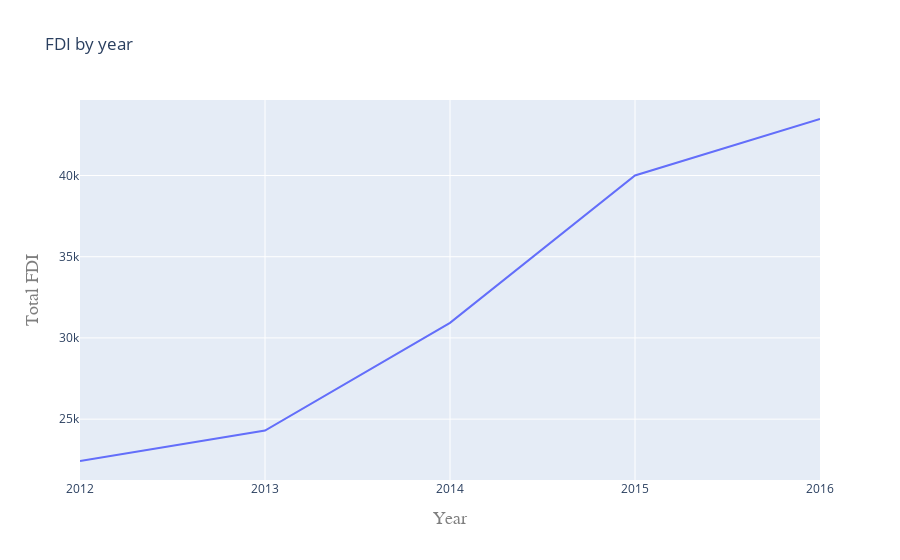

Notebook code for this chart:
### Code cell
import plotly.graph_objects as go
from plotly.offline import iplot

trace = go.Scatter(
    x= yearly_fdi.index[-5:],
    y=yearly_fdi.values[-5:],
    mode = 'lines',
    name = 'FDI'
)

layout = go.Layout(
    title='FDI by year',
    xaxis=dict(
        title='Year',
        titlefont=dict(
            family='Courier New, monospace',
            size=18,
            color='#7f7f7f'
        )
    ),
    yaxis=dict(
        title='Total FDI',
        titlefont=dict(
            family='Courier New, monospace',
            size=18,
            color='#7f7f7f'
        )
        
        )
)
data = [trace]
fig = go.Figure(data=data, layout=layout)
iplot(fig)

### Figure 1 — Plotly figure (JSON) as saved in the notebook; plotly's stock layout.template omitted (floating-point values rounded to 4 significant figures)
{"data": [{"mode": "lines", "name": "FDI", "type": "scatter", "x": ["2012", "2013", "2014", "2015", "2016"], "y": [22420.0, 24300.0, 30930.0, 40000.0, 43480.0]}], "layout": {"title": {"text": "FDI by year"}, "xaxis": {"title": {"font": {"color": "#7f7f7f", "family": "Courier New, monospace", "size": 18}, "text": "Year"}}, "yaxis": {"title": {"font": {"color": "#7f7f7f", "family": "Courier New, monospace", "size": 18}, "text": "Total FDI"}}}}
